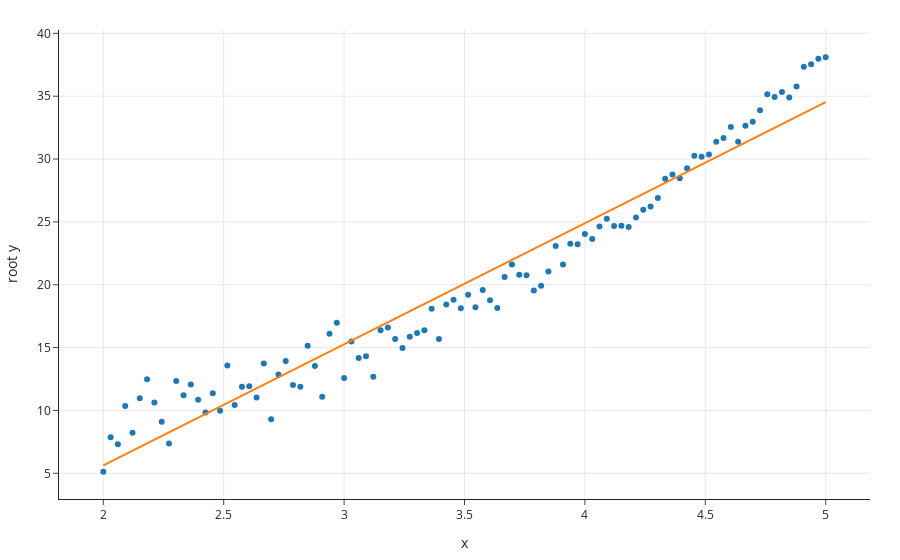

The cell this chart's notebook holds for it:
### Markdown cell above
Again, the relationship between `'x'` and `'y'` is not quite linear. Let's try the square root transformation we tried in Example 1:

### Code cell
df_2['root y'] = np.sqrt(df_2['y'])

px.scatter(df_2, x='x', y='root y', trendline="ols", trendline_color_override="#ff7f0e")
